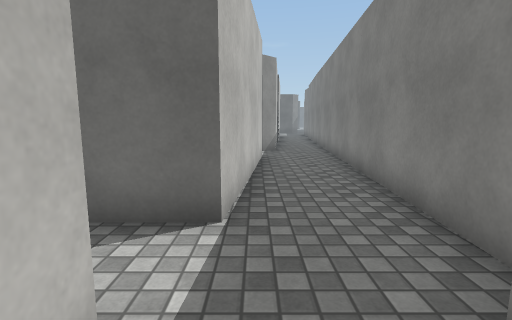
View 1 (above)

15 first-person views from a walk through a Unity game level. The camera is 1.3 m above the floor, tilts 8° down and sees 85° across. The floor is counted in squares, 1 m on a side. Each view is taken from the middle of a square. On the plan, view 1 faces up. The plan holds only what a view shows up to about 13 squares ahead; the rest is blank. The place goes on beyond the plan. The player is left out. Surface patterns are stand-ins for the level's own textures.

View 2
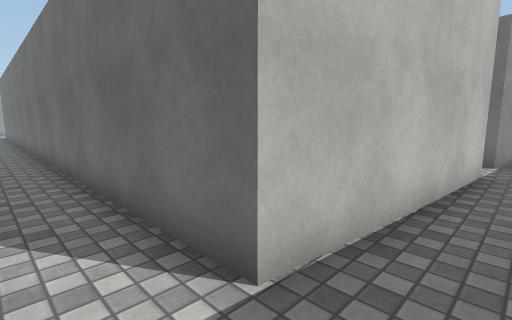

View 3
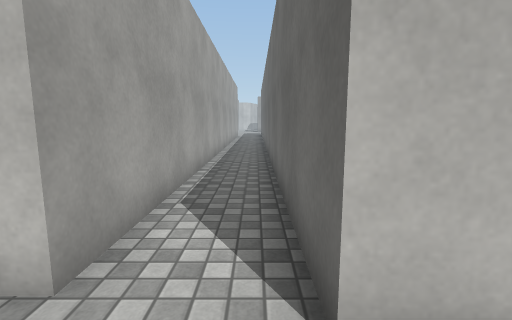

View 4
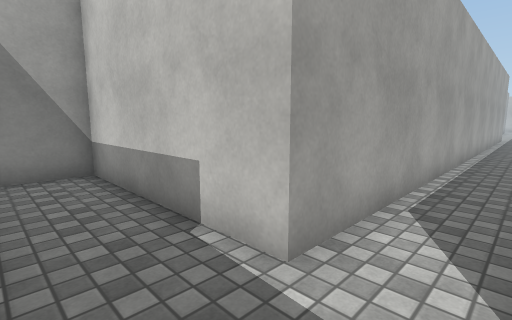

View 5
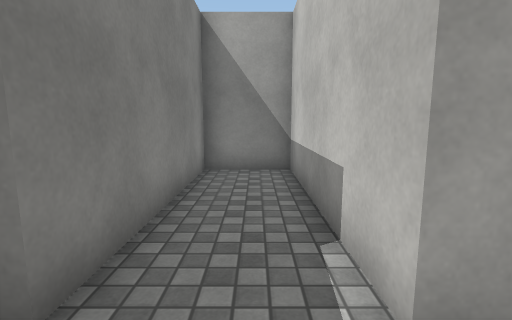

View 6
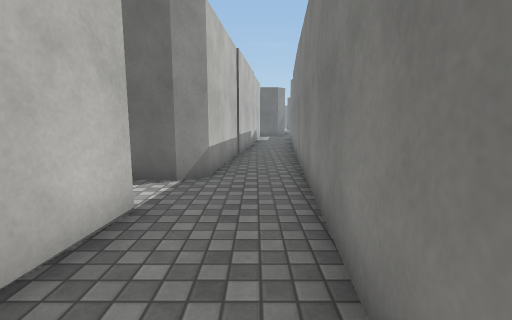

View 7
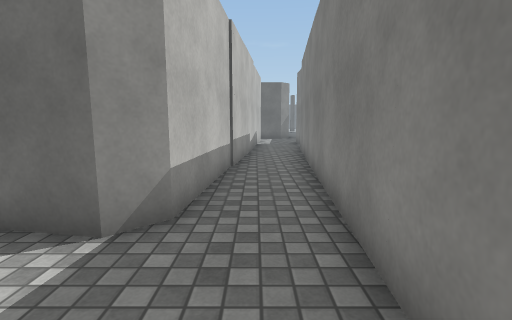

View 8
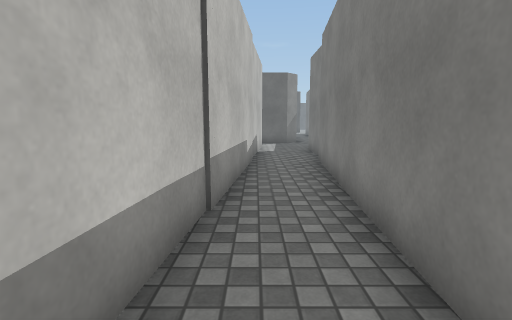

View 9
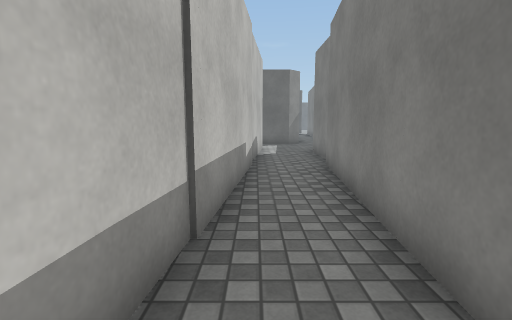

View 10
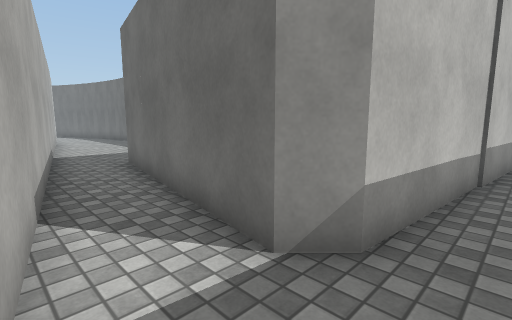

View 11
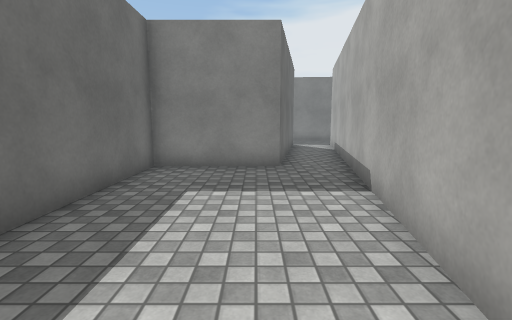

View 12
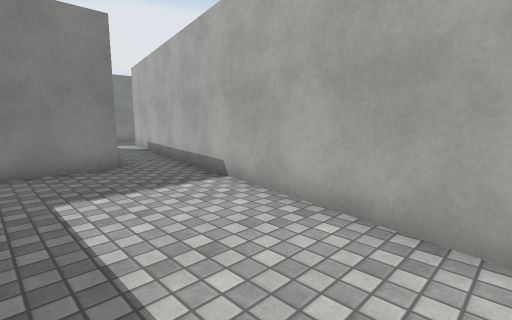

View 13
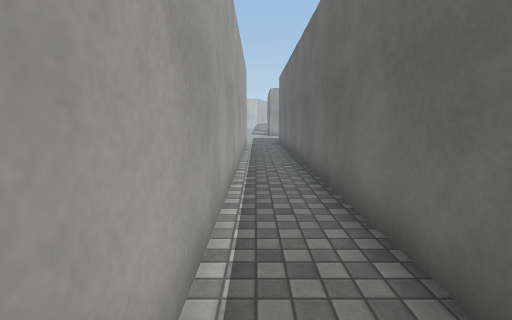

View 14
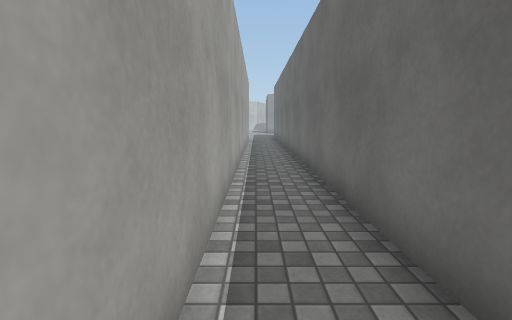

View 15
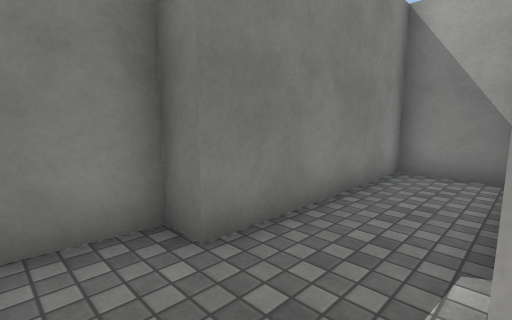

### Floor plan
Points are (right, up) in squares from view 1. A wall is a line through its corners. A room is listed if a view was taken in it or the views show most of it. See-through windows are left out.
Room 1 (views 1, 2, 3, 4, 5, 6, 7, 8, 10, 13, 14, 15)
walls: (0.2, 10) (-0.4, 3.5) (-15.5, 3.5); (1, 13.6) (0.9, 12.6) (0.3, 12); (-15.5, 1.5) (-0.9, 1.5) (-0.9, -4.4) (1.4, -4.4) (1.4, 1.5) (2.2, 1.5) (3.2, 13.4)
ways out: opening at (2, 13) to room 2; opening at (0, 11) to room 4
Room 2 (view 9)
walls: (1.7, 21.5) (1, 13.6); (3.2, 13.4) (4, 22.4); (1.8, 22.6) (1.7, 21.6)
ways out: opening at (2, 13) to room 1; opening at (3, 22)
Room 3 (views 11, 12)
walls: (-15, 12.8) (-3.7, 10.7); (-3.4, 12.7) (-7, 13.3) (-7, 16.9) (-12, 16.9)
ways out: opening at (-4, 12) to room 4
Room 4 (no view inside)
walls: (-3.7, 10.7) (0.2, 10); (0.3, 12) (-3.4, 12.7)
ways out: opening at (0, 11) to room 1; opening at (-4, 12) to room 3

Where each view was taken, in squares from view 1:
view 1: 0 up, 0 right, facing up
view 2: 2 up, 1 right, facing up-left
view 3: 3 up, 1 right, facing left
view 4: 3 up, 1 right, facing down-left
view 5: 3 up, 0 right, facing down
view 6: 6 up, 2 right, facing up
view 7: 9 up, 2 right, facing up
view 8: 13 up, 2 right, facing up
view 9: 14 up, 2 right, facing up
view 10: 10 up, 2 right, facing up-left
view 11: 14 up, 15 left, facing right
view 12: 16 up, 15 left, facing down-right
view 13: 2 up, 7 left, facing left
view 14: 2 up, 2 left, facing left
view 15: 3 up, 1 left, facing down-right
